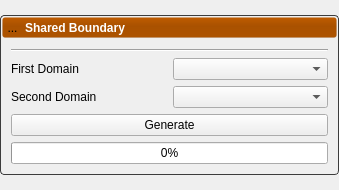
<?xml version="1.0" encoding="UTF-8"?>
<ui version="4.0">
 <class>SharedBoundaryPanel</class>
 <widget class="QWidget" name="SharedBoundaryPanel">
  <property name="geometry">
   <rect>
    <x>0</x>
    <y>0</y>
    <width>339</width>
    <height>190</height>
   </rect>
  </property>
  <property name="sizePolicy">
   <sizepolicy hsizetype="Preferred" vsizetype="Fixed">
    <horstretch>0</horstretch>
    <verstretch>0</verstretch>
   </sizepolicy>
  </property>
  <property name="windowTitle">
   <string>Form</string>
  </property>
  <property name="styleSheet">
   <string notr="true">


QWidget#widget {
 background-color: rgba(0,0,255,255);
}

QToolButton{
	border: 1px solid rgba( 0, 0, 0, 0 );
	margin: 0, 0, 0, 0;
	padding: 0, 0, 0, 0;
}

QToolButton:hover{
	background-color: rgba( 140, 140, 140, 50 );
}

QToolButton:pressed{
	border: 1px solid rgba( 100, 100, 100, 120 );
	background-color: rgba( 100, 100, 100, 200 );
}


/************************************************************************/




QLabel#header_label {
    color: white;
    font: bold;
}

QPushButton#header {
    background-color: qlineargradient(spread:pad, x1:0.5, y1:0, x2:0.5, y2:0.960227, stop:0 rgba(0, 0, 0, 0), stop:0.45 rgba(0, 0, 0, 30), stop:1 rgba(0, 0, 0, 25));
    border-radius: 3px;
}

QWidget#header_background {
    background-color: rgb( 192, 92, 0);
    border-radius: 3px;
    border: 1px solid rgb(90 90, 90);
}

QWidget#panel {
    border-radius: 4px;
    border: 1px solid rgb(60, 60, 60);
    color: rgb(90, 90, 90);
}

/*********************************************/
</string>
  </property>
  <layout class="QVBoxLayout" name="verticalLayout">
   <property name="spacing">
    <number>0</number>
   </property>
   <property name="leftMargin">
    <number>0</number>
   </property>
   <property name="topMargin">
    <number>0</number>
   </property>
   <property name="rightMargin">
    <number>0</number>
   </property>
   <property name="bottomMargin">
    <number>0</number>
   </property>
   <item>
    <widget class="QWidget" name="panel" native="true">
     <property name="sizePolicy">
      <sizepolicy hsizetype="Preferred" vsizetype="Fixed">
       <horstretch>0</horstretch>
       <verstretch>0</verstretch>
      </sizepolicy>
     </property>
     <layout class="QVBoxLayout" name="verticalLayout_10">
      <property name="spacing">
       <number>2</number>
      </property>
      <property name="leftMargin">
       <number>2</number>
      </property>
      <property name="topMargin">
       <number>2</number>
      </property>
      <property name="rightMargin">
       <number>2</number>
      </property>
      <property name="bottomMargin">
       <number>2</number>
      </property>
      <item>
       <widget class="QWidget" name="header_background" native="true">
        <layout class="QVBoxLayout" name="verticalLayout_11">
         <property name="leftMargin">
          <number>0</number>
         </property>
         <property name="topMargin">
          <number>0</number>
         </property>
         <property name="rightMargin">
          <number>0</number>
         </property>
         <property name="bottomMargin">
          <number>0</number>
         </property>
         <item>
          <widget class="QPushButton" name="header">
           <property name="sizePolicy">
            <sizepolicy hsizetype="Preferred" vsizetype="Fixed">
             <horstretch>0</horstretch>
             <verstretch>0</verstretch>
            </sizepolicy>
           </property>
           <property name="minimumSize">
            <size>
             <width>215</width>
             <height>21</height>
            </size>
           </property>
           <layout class="QHBoxLayout" name="horizontalLayout_6">
            <property name="spacing">
             <number>2</number>
            </property>
            <property name="leftMargin">
             <number>0</number>
            </property>
            <property name="topMargin">
             <number>0</number>
            </property>
            <property name="rightMargin">
             <number>0</number>
            </property>
            <property name="bottomMargin">
             <number>0</number>
            </property>
            <item>
             <widget class="QToolButton" name="open_button">
              <property name="minimumSize">
               <size>
                <width>21</width>
                <height>21</height>
               </size>
              </property>
              <property name="maximumSize">
               <size>
                <width>21</width>
                <height>21</height>
               </size>
              </property>
              <property name="text">
               <string>...</string>
              </property>
              <property name="icon">
               <iconset resource="../Resources/ShapeWorksStudio.qrc">
                <normaloff>:/Studio/Images/RightArrowWhite.png</normaloff>
                <normalon>:/Studio/Images/DownArrowWhite.png</normalon>:/Studio/Images/RightArrowWhite.png</iconset>
              </property>
              <property name="checkable">
               <bool>true</bool>
              </property>
              <property name="checked">
               <bool>true</bool>
              </property>
             </widget>
            </item>
            <item>
             <widget class="QLabel" name="header_label">
              <property name="text">
               <string>Shared Boundary</string>
              </property>
             </widget>
            </item>
           </layout>
          </widget>
         </item>
        </layout>
       </widget>
      </item>
      <item>
       <widget class="QWidget" name="content" native="true">
        <layout class="QGridLayout" name="gridLayout_19">
         <item row="2" column="1">
          <widget class="QComboBox" name="shared_boundary_second_domain"/>
         </item>
         <item row="0" column="0" colspan="2">
          <widget class="Line" name="line">
           <property name="orientation">
            <enum>Qt::Horizontal</enum>
           </property>
          </widget>
         </item>
         <item row="4" column="0" colspan="2">
          <widget class="QProgressBar" name="progress">
           <property name="sizePolicy">
            <sizepolicy hsizetype="Preferred" vsizetype="Fixed">
             <horstretch>0</horstretch>
             <verstretch>0</verstretch>
            </sizepolicy>
           </property>
           <property name="value">
            <number>0</number>
           </property>
          </widget>
         </item>
         <item row="3" column="0" colspan="2">
          <widget class="QPushButton" name="run_button">
           <property name="enabled">
            <bool>true</bool>
           </property>
           <property name="text">
            <string>Generate</string>
           </property>
          </widget>
         </item>
         <item row="1" column="0">
          <widget class="QLabel" name="shared_boundary_first_domain_label">
           <property name="text">
            <string>First Domain</string>
           </property>
          </widget>
         </item>
         <item row="2" column="0">
          <widget class="QLabel" name="shared_boundary_second_domain_label">
           <property name="text">
            <string>Second Domain</string>
           </property>
          </widget>
         </item>
         <item row="1" column="1">
          <widget class="QComboBox" name="shared_boundary_first_domain"/>
         </item>
        </layout>
       </widget>
      </item>
     </layout>
    </widget>
   </item>
  </layout>
 </widget>
 <resources>
  <include location="../Resources/ShapeWorksStudio.qrc"/>
 </resources>
 <connections/>
</ui>
